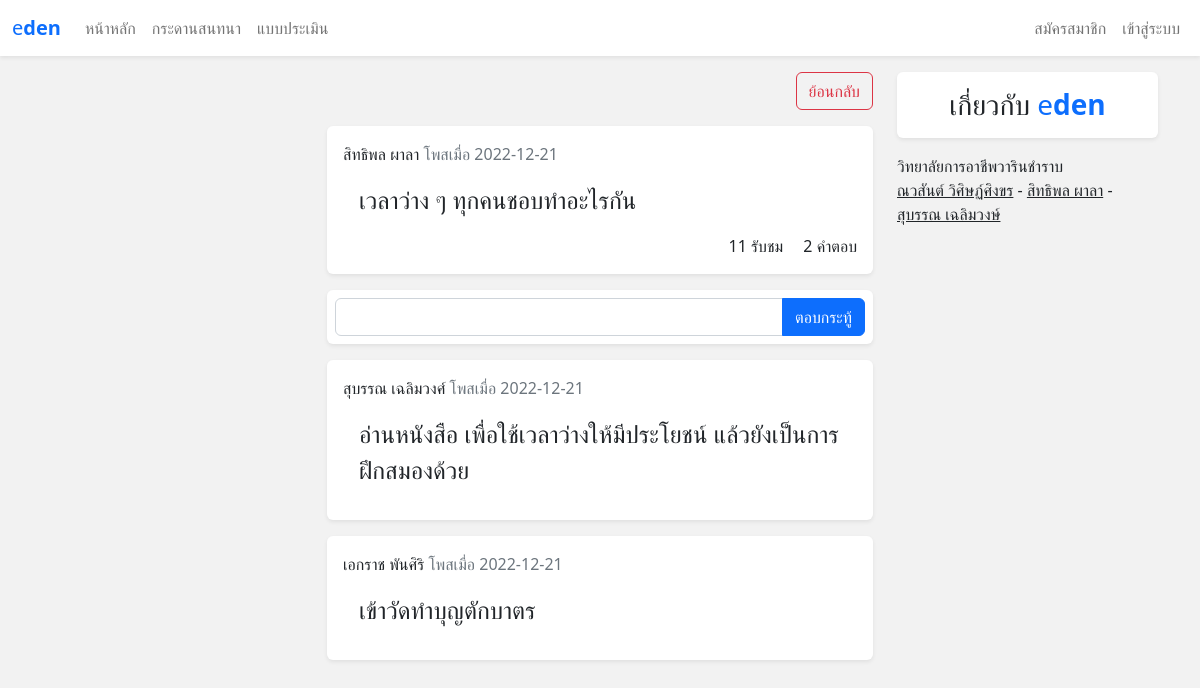
/webboard?web_id=18, run on an earlier commit of the app's database.
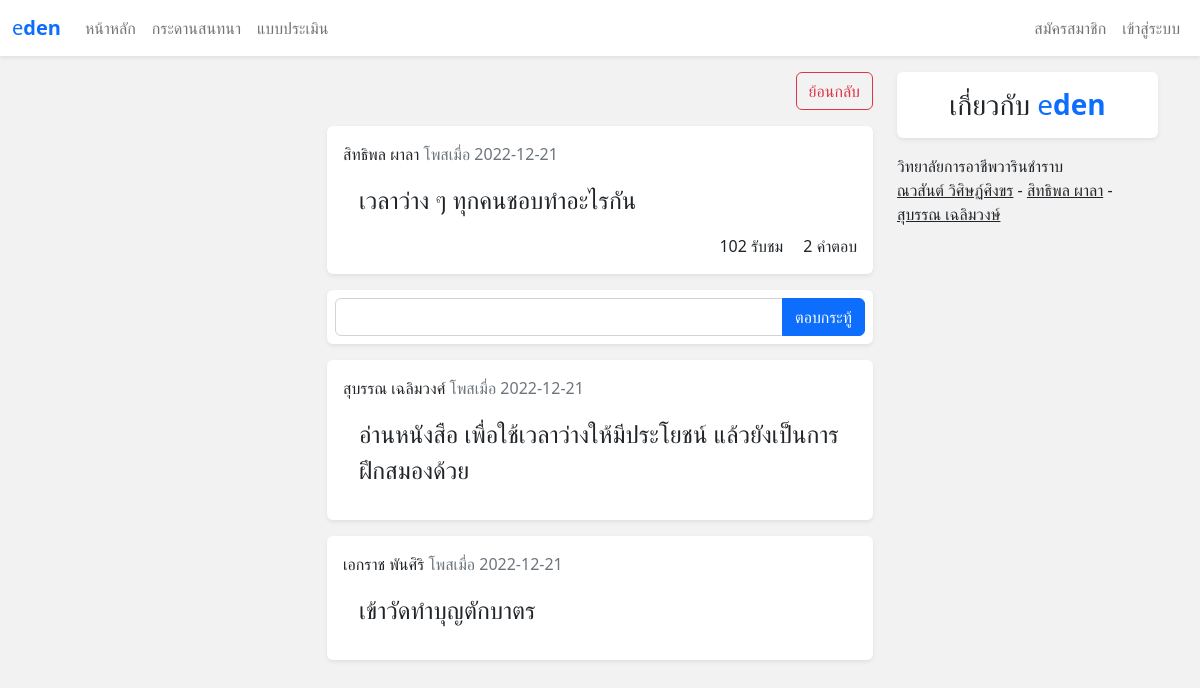
And on a later commit of the database.
### tables this page shows
CREATE TABLE `webboard` (
  `web_id` int(5) NOT NULL,
  `web_name` varchar(200) NOT NULL,
  `web_date` date NOT NULL,
  `mem_id` int(5) NOT NULL,
  `web_view` int(10) NOT NULL
);

### modules/getParams.php (called while the page is built, shortened)
<?php
function fetch($result){
    return mysqli_fetch_assoc($result);
}

### com/web-detail/ShowComment.php (the view, shortened to what this page needs)
<?php
$allWebDetail=$db->query("SELECT * FROM webboard_detail WHERE web_id = " . $_GET['web_id']);
while($webDetail=fetch($allWebDetail)):
    $usr_comment=fetch($db->query("SELECT * FROM member WHERE mem_id = " . $webDetail['mem_id']));
?>
<div class="bg-white rounded shadow-sm p-3 my-3">
    <div>
        <span><?php echo $usr_comment['mem_name'] ?? "ไม่พบผู้ใช้งาน"; ?></span>
        <span class="text-secondary"> โพสเมื่อ <?php echo $webDetail['web_detail_date']; ?></span>
    </div>
    <div class="fs-4 text-break p-3">
        <?php echo  $webDetail['web_detail_name']; ?>
    </div>
</div>
<?php endwhile; ?>

### com/web-detail/ShowWebDetail.php (shortened to what this page needs)
<?php
$db->query("UPDATE webboard SET `web_view`=`web_view`+1 WHERE web_id = " . $_GET['web_id']);
$allWeb=$db->query("SELECT * FROM webboard WHERE web_id = " . $_GET['web_id']);
$web=fetch($allWeb);
$usr_web=fetch($db->query("SELECT * FROM member WHERE mem_id = " . $web['mem_id']));
?>
    <div class="text-end mt-3">
        <a href="./webboard" class="btn btn-outline-danger">ย้อนกลับ</a>
    </div>
    <div class="bg-white rounded shadow-sm p-3 my-3">
        <div>
            <span><?php echo $usr_web['mem_name'] ?? "ไม่พบผู้ใช้งาน"; ?></span>
            <span class="text-secondary"> โพสเมื่อ <?php echo $web['web_date']; ?></span>
        </div>
        <div class="p-3 fs-4 text-break">
            <?php echo $web['web_name']; ?>
        </div>
        <div class="text-end">
            <span class="mx-3"><?php echo $web['web_view']; ?> รับชม</span>
            <span><?php echo $db->query("SELECT * FROM webboard_detail WHERE web_id = " . $web['web_id'])->num_rows ?? 0; ?> คำตอบ</span>
        </div>
    </div>
<?php
require('./com/web-detail/CreateWebDetail.php');
require('./com/web-detail/ShowComment.php');
FrameEnd(); ?>

What changed in the data, as far as the page shows it:
changed webboard "เวลาว่าง ๆ ทุกคนชอบทำอะไรกัน": web_view "11" → "102"
